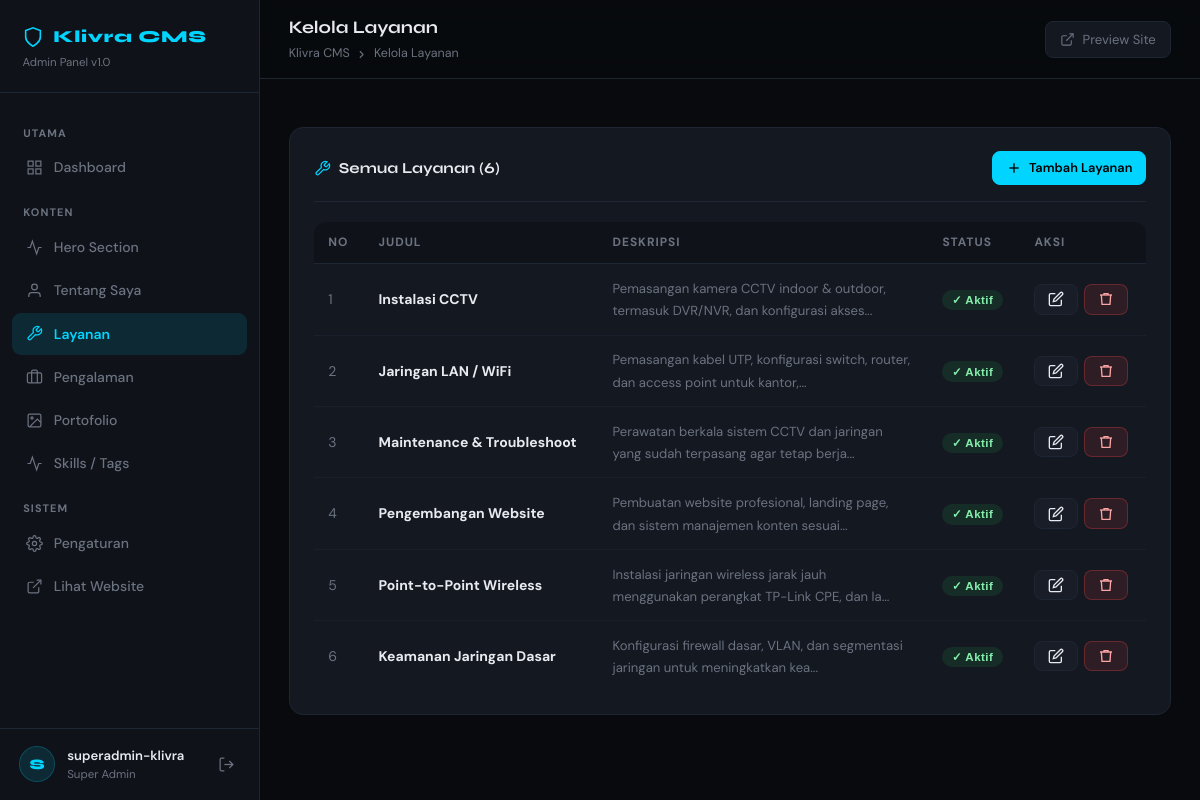
Screenshot of /admin/services.php (signed in) with the database file from the repository.
### tables this page shows
CREATE TABLE IF NOT EXISTS services (
  id INT AUTO_INCREMENT PRIMARY KEY,
  icon_svg TEXT,
  title VARCHAR(200) NOT NULL,
  description TEXT,
  sort_order INT DEFAULT 0,
  is_active TINYINT(1) DEFAULT 1,
  created_at TIMESTAMP DEFAULT CURRENT_TIMESTAMP,
  updated_at TIMESTAMP DEFAULT CURRENT_TIMESTAMP ON UPDATE CURRENT_TIMESTAMP
);

### includes/config.php (called while the page is built, shortened)
<?php
function clean(string $str): string {
    return htmlspecialchars(trim($str), ENT_QUOTES, 'UTF-8');
}

### admin/services.php (the view, shortened to what this page needs)
<?php
require_once __DIR__ . '/../includes/config.php';
$pageTitle = 'Kelola Layanan';
$db = getDB();
$action = $_GET['action'] ?? 'list';
$items = $db->query("SELECT * FROM services ORDER BY sort_order, id")->fetchAll();
require_once __DIR__ . '/../includes/header.php';
?>
<?php if ($action === 'list'): ?>
<div class="card">
  <div class="card-header">
    <div class="card-title">
      <svg viewBox="0 0 24 24"><path d="M14.7 6.3a1 1 0 0 0 0 1.4l1.6 1.6a1 1 0 0 0 1.4 0l3.77-3.77a6 6 0 0 1-7.94 7.94l-6.91 6.91a2.12 2.12 0 0 1-3-3l6.91-6.91a6 6 0 0 1 7.94-7.94l-3.76 3.76z"/></svg>
      Semua Layanan (<?= count($items) ?>)
    </div>
    <a href="?action=add" class="btn btn-primary btn-sm">
      <svg viewBox="0 0 24 24"><line x1="12" y1="5" x2="12" y2="19"/><line x1="5" y1="12" x2="19" y2="12"/></svg>
      Tambah Layanan
    </a>
  </div>
  <div class="table-wrap">
    <table>
      <thead><tr><th>No</th><th>Judul</th><th>Deskripsi</th><th>Status</th><th>Aksi</th></tr></thead>
      <tbody>
        <?php foreach ($items as $i => $item): ?>
        <tr>
          <td class="text-muted"><?= $item['sort_order'] ?: ($i+1) ?></td>
          <td><strong><?= clean($item['title']) ?></strong></td>
          <td style="max-width:320px;"><span style="color:var(--muted);font-size:.82rem;"><?= clean(substr($item['description']??'',0,80)) ?>...</span></td>
          <td>
            <form method="POST" action="?action=toggle&id=<?= $item['id'] ?>" style="display:inline;">
              <button type="submit" class="badge <?= $item['is_active'] ? 'badge-active' : 'badge-inactive' ?>" style="cursor:pointer;border:none;">
                <?= $item['is_active'] ? '✓ Aktif' : '✗ Nonaktif' ?>
              </button>
            </form>
          </td>
          <td>
            <div style="display:flex;gap:.4rem;">
              <a href="?action=edit&id=<?= $item['id'] ?>" class="btn btn-sm btn-secondary">
                <svg viewBox="0 0 24 24"><path d="M11 4H4a2 2 0 0 0-2 2v14a2 2 0 0 0 2 2h14a2 2 0 0 0 2-2v-7"/><path d="M18.5 2.5a2.121 2.121 0 0 1 3 3L12 15l-4 1 1-4 9.5-9.5z"/></svg>
              </a>
              <form method="POST" action="?action=delete&id=<?= $item['id'] ?>" onsubmit="return confirm('Hapus layanan ini?')" style="display:inline;">
                <button type="submit" class="btn btn-sm btn-danger">
                  <svg viewBox="0 0 24 24"><polyline points="3 6 5 6 21 6"/><path d="M19 6l-1 14H6L5 6"/><path d="M9 6V4h6v2"/></svg>
                </button>
              </form>
            </div>
          </td>
        </tr>
        <?php endforeach; ?>
      </tbody>
    </table>
  </div>
</div>
<?php endif; ?>
<?php require_once __DIR__ . '/../includes/footer.php'; ?>

### includes/header.php (shortened to what this page needs)
<?php
$currentPage = basename($_SERVER['PHP_SELF'], '.php');
$adminUsername = $_SESSION['admin_username'] ?? 'Admin';
?>
<!DOCTYPE html>
<html lang="id">
<head>
</head>
<body>
<aside class="sidebar" id="sidebar">
  <div class="sidebar-logo">
    <div class="sidebar-logo-text">
      <svg viewBox="0 0 24 24"><path d="M12 22s8-4 8-10V5l-8-3-8 3v7c0 6 8 10 8 10z"/></svg>
      Klivra CMS
    </div>
    <div class="sidebar-version">Admin Panel v1.0</div>
  </div>
  <nav class="sidebar-nav">
    <div class="nav-section-label">Utama</div>
    <a href="dashboard.php" class="nav-item <?= $currentPage === 'dashboard' ? 'active' : '' ?>">
      <svg viewBox="0 0 24 24"><rect x="3" y="3" width="7" height="7"/><rect x="14" y="3" width="7" height="7"/><rect x="3" y="14" width="7" height="7"/><rect x="14" y="14" width="7" height="7"/></svg>
      Dashboard
    </a>
    <div class="nav-section-label">Konten</div>
    <a href="hero.php" class="nav-item <?= $currentPage === 'hero' ? 'active' : '' ?>">
      <svg viewBox="0 0 24 24"><polyline points="22 12 18 12 15 21 9 3 6 12 2 12"/></svg>
      Hero Section
    </a>
    <a href="about.php" class="nav-item <?= $currentPage === 'about' ? 'active' : '' ?>">
      <svg viewBox="0 0 24 24"><path d="M20 21v-2a4 4 0 0 0-4-4H8a4 4 0 0 0-4 4v2"/><circle cx="12" cy="7" r="4"/></svg>
      Tentang Saya
    </a>
    <a href="services.php" class="nav-item <?= $currentPage === 'services' ? 'active' : '' ?>">
      <svg viewBox="0 0 24 24"><path d="M14.7 6.3a1 1 0 0 0 0 1.4l1.6 1.6a1 1 0 0 0 1.4 0l3.77-3.77a6 6 0 0 1-7.94 7.94l-6.91 6.91a2.12 2.12 0 0 1-3-3l6.91-6.91a6 6 0 0 1 7.94-7.94l-3.76 3.76z"/></svg>
      Layanan
    </a>
    <a href="experience.php" class="nav-item <?= $currentPage === 'experience' ? 'active' : '' ?>">
      <svg viewBox="0 0 24 24"><rect x="2" y="7" width="20" height="14" rx="2"/><path d="M16 21V5a2 2 0 0 0-2-2h-4a2 2 0 0 0-2 2v16"/></svg>
      Pengalaman
    </a>
    <a href="portfolio.php" class="nav-item <?= $currentPage === 'portfolio' ? 'active' : '' ?>">
      <svg viewBox="0 0 24 24"><rect x="3" y="3" width="18" height="18" rx="2"/><circle cx="8.5" cy="8.5" r="1.5"/><polyline points="21 15 16 10 5 21"/></svg>
      Portofolio
    </a>
    <a href="skills.php" class="nav-item <?= $currentPage === 'skills' ? 'active' : '' ?>">
      <svg viewBox="0 0 24 24"><polyline points="22 12 18 12 15 21 9 3 6 12 2 12"/></svg>
      Skills / Tags
    </a>
    <div class="nav-section-label">Sistem</div>
    <a href="settings.php" class="nav-item <?= $currentPage === 'settings' ? 'active' : '' ?>">
      Pengaturan
    </a>
    <a href="../index.php" target="_blank" class="nav-item">
      <svg viewBox="0 0 24 24"><path d="M18 13v6a2 2 0 0 1-2 2H5a2 2 0 0 1-2-2V8a2 2 0 0 1 2-2h6"/><polyline points="15 3 21 3 21 9"/><line x1="10" y1="14" x2="21" y2="3"/></svg>
      Lihat Website
    </a>
  </nav>
  <div class="sidebar-user">
    <div class="user-avatar"><?= strtoupper(substr($adminUsername, 0, 1)) ?></div>
    <div class="user-info">
      <div class="user-name"><?= clean($adminUsername) ?></div>
      <div class="user-role">Super Admin</div>
    </div>
    <a href="logout.php" class="logout-btn" title="Logout">
      <svg viewBox="0 0 24 24"><path d="M9 21H5a2 2 0 0 1-2-2V5a2 2 0 0 1 2-2h4"/><polyline points="16 17 21 12 16 7"/><line x1="21" y1="12" x2="9" y2="12"/></svg>
    </a>
  </div>
</aside>
<div class="main-content">
  <div class="topbar">
    <div class="topbar-left">
      <div>
        <div class="page-title"><?= $pageTitle ?? 'Dashboard' ?></div>
        <div class="page-breadcrumb">
          <span>Klivra CMS</span>
          <svg viewBox="0 0 24 24"><polyline points="9 18 15 12 9 6"/></svg>
          <span><?= $pageTitle ?? 'Dashboard' ?></span>
        </div>
      </div>
    </div>
    <div class="topbar-right">
      <a href="../../index.php" target="_blank" class="topbar-btn">
        <svg viewBox="0 0 24 24"><path d="M18 13v6a2 2 0 0 1-2 2H5a2 2 0 0 1-2-2V8a2 2 0 0 1 2-2h6"/><polyline points="15 3 21 3 21 9"/><line x1="10" y1="14" x2="21" y2="3"/></svg>
        Preview Site
      </a>
    </div>
  </div>
  <div class="page-content">

### includes/footer.php
  </div>
</div>
</body>
</html>

### rows the page displays
services: $item['sort_order'] ?: ($i+1) "1", title "Instalasi CCTV", description "Pemasangan kamera CCTV indoor & outdoor, termasuk DVR/NVR, dan konfigurasi akses", is_active "✓ Aktif"
services: $item['sort_order'] ?: ($i+1) "2", title "Jaringan LAN / WiFi", description "Pemasangan kabel UTP, konfigurasi switch, router, dan access point untuk kantor,", is_active "✓ Aktif"
services: $item['sort_order'] ?: ($i+1) "3", title "Maintenance & Troubleshoot", description "Perawatan berkala sistem CCTV dan jaringan yang sudah terpasang agar tetap berja", is_active "✓ Aktif"
services: $item['sort_order'] ?: ($i+1) "4", title "Pengembangan Website", description "Pembuatan website profesional, landing page, dan sistem manajemen konten sesuai", is_active "✓ Aktif"
services: $item['sort_order'] ?: ($i+1) "5", title "Point-to-Point Wireless", description "Instalasi jaringan wireless jarak jauh menggunakan perangkat TP-Link CPE, dan la", is_active "✓ Aktif"
services: $item['sort_order'] ?: ($i+1) "6", title "Keamanan Jaringan Dasar", description "Konfigurasi firewall dasar, VLAN, dan segmentasi jaringan untuk meningkatkan kea", is_active "✓ Aktif"

### other values shown
substr($adminUsername, 0, 1) "S"
$adminUsername "superadmin-klivra"
$pageTitle "Kelola Layanan"
count($items) "6"
